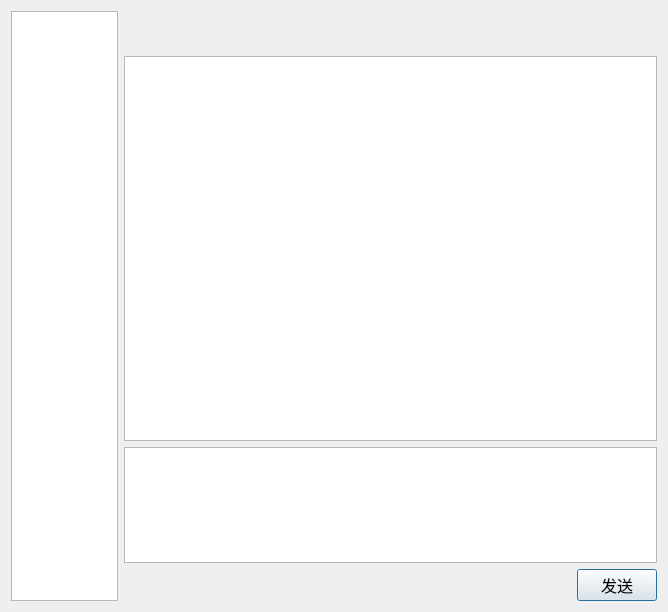
<?xml version="1.0" encoding="UTF-8"?>
<ui version="4.0">
 <class>chat_page</class>
 <widget class="QDialog" name="chat_page">
  <property name="geometry">
   <rect>
    <x>0</x>
    <y>0</y>
    <width>668</width>
    <height>612</height>
   </rect>
  </property>
  <property name="windowTitle">
   <string>Dialog</string>
  </property>
  <layout class="QHBoxLayout" name="horizontalLayout_2" stretch="2,10">
   <item>
    <widget class="QListWidget" name="lw_contactors">
     <property name="font">
      <font>
       <family>等线</family>
       <pointsize>14</pointsize>
      </font>
     </property>
    </widget>
   </item>
   <item>
    <layout class="QVBoxLayout" name="verticalLayout" stretch="1,10,3,1">
     <item>
      <widget class="QLabel" name="lb_rival">
       <property name="font">
        <font>
         <family>等线</family>
         <pointsize>18</pointsize>
        </font>
       </property>
       <property name="text">
        <string/>
       </property>
       <property name="alignment">
        <set>Qt::AlignCenter</set>
       </property>
      </widget>
     </item>
     <item>
      <widget class="QTextBrowser" name="tb_chatlog">
       <property name="font">
        <font>
         <family>等线</family>
         <pointsize>10</pointsize>
        </font>
       </property>
      </widget>
     </item>
     <item>
      <widget class="QTextEdit" name="te_content">
       <property name="font">
        <font>
         <family>等线</family>
         <pointsize>10</pointsize>
        </font>
       </property>
       <property name="placeholderText">
        <string/>
       </property>
      </widget>
     </item>
     <item>
      <layout class="QHBoxLayout" name="horizontalLayout" stretch="10,1">
       <item>
        <spacer name="horizontalSpacer">
         <property name="orientation">
          <enum>Qt::Horizontal</enum>
         </property>
         <property name="sizeHint" stdset="0">
          <size>
           <width>40</width>
           <height>20</height>
          </size>
         </property>
        </spacer>
       </item>
       <item>
        <widget class="QPushButton" name="pb_send">
         <property name="font">
          <font>
           <family>等线</family>
           <pointsize>12</pointsize>
          </font>
         </property>
         <property name="text">
          <string>发送</string>
         </property>
         <property name="default">
          <bool>true</bool>
         </property>
        </widget>
       </item>
      </layout>
     </item>
    </layout>
   </item>
  </layout>
 </widget>
 <resources/>
 <connections/>
</ui>
